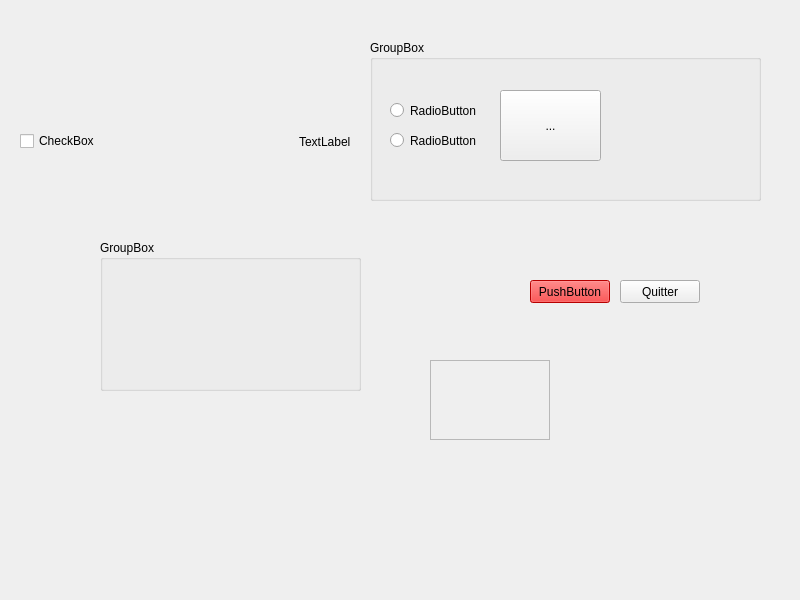
<?xml version="1.0" encoding="UTF-8"?>
<ui version="4.0">
 <class>MonWidget</class>
 <widget class="QWidget" name="MonWidget">
  <property name="geometry">
   <rect>
    <x>0</x>
    <y>0</y>
    <width>800</width>
    <height>600</height>
   </rect>
  </property>
  <property name="windowTitle">
   <string>MonWidget</string>
  </property>
  <widget class="QGroupBox" name="groupBox">
   <property name="geometry">
    <rect>
     <x>370</x>
     <y>40</y>
     <width>391</width>
     <height>161</height>
    </rect>
   </property>
   <property name="title">
    <string>GroupBox</string>
   </property>
   <widget class="QRadioButton" name="radioButton">
    <property name="geometry">
     <rect>
      <x>393</x>
      <y>38</y>
      <width>100</width>
      <height>21</height>
     </rect>
    </property>
    <property name="text">
     <string>RadioButton</string>
    </property>
   </widget>
   <widget class="QRadioButton" name="radioButton_2">
    <property name="geometry">
     <rect>
      <x>20</x>
      <y>90</y>
      <width>100</width>
      <height>21</height>
     </rect>
    </property>
    <property name="text">
     <string>RadioButton</string>
    </property>
   </widget>
   <widget class="QRadioButton" name="radioButton_3">
    <property name="geometry">
     <rect>
      <x>20</x>
      <y>60</y>
      <width>100</width>
      <height>21</height>
     </rect>
    </property>
    <property name="text">
     <string>RadioButton</string>
    </property>
   </widget>
   <widget class="QToolButton" name="toolButton">
    <property name="geometry">
     <rect>
      <x>130</x>
      <y>50</y>
      <width>101</width>
      <height>71</height>
     </rect>
    </property>
    <property name="text">
     <string>...</string>
    </property>
   </widget>
  </widget>
  <widget class="QGroupBox" name="groupBox_2">
   <property name="geometry">
    <rect>
     <x>100</x>
     <y>240</y>
     <width>261</width>
     <height>151</height>
    </rect>
   </property>
   <property name="title">
    <string>GroupBox</string>
   </property>
  </widget>
  <widget class="QPushButton" name="pushButton">
   <property name="geometry">
    <rect>
     <x>530</x>
     <y>280</y>
     <width>80</width>
     <height>23</height>
    </rect>
   </property>
   <property name="styleSheet">
    <string notr="true">background-color: red;</string>
   </property>
   <property name="text">
    <string>PushButton</string>
   </property>
  </widget>
  <widget class="QPushButton" name="AppuieLeVieux">
   <property name="geometry">
    <rect>
     <x>620</x>
     <y>280</y>
     <width>80</width>
     <height>23</height>
    </rect>
   </property>
   <property name="styleSheet">
    <string notr="true">background-color: qconicalgradient(cx:0.5, cy:0.5, angle:0, stop:0 rgba(35, 40, 3, 255), stop:0.16 rgba(136, 106, 22, 255), stop:0.225 rgba(166, 140, 41, 255), stop:0.285 rgba(204, 181, 74, 255), stop:0.345 rgba(235, 219, 102, 255), stop:0.415 rgba(245, 236, 112, 255), stop:0.52 rgba(209, 190, 76, 255), stop:0.57 rgba(187, 156, 51, 255), stop:0.635 rgba(168, 142, 42, 255), stop:0.695 rgba(202, 174, 68, 255), stop:0.75 rgba(218, 202, 86, 255), stop:0.815 rgba(208, 187, 73, 255), stop:0.88 rgba(187, 156, 51, 255), stop:0.935 rgba(137, 108, 26, 255), stop:1 rgba(35, 40, 3, 255));</string>
   </property>
   <property name="text">
    <string>Quitter</string>
   </property>
  </widget>
  <widget class="QScrollArea" name="scrollArea">
   <property name="geometry">
    <rect>
     <x>430</x>
     <y>360</y>
     <width>120</width>
     <height>80</height>
    </rect>
   </property>
   <property name="widgetResizable">
    <bool>true</bool>
   </property>
   <widget class="QWidget" name="scrollAreaWidgetContents">
    <property name="geometry">
     <rect>
      <x>0</x>
      <y>0</y>
      <width>118</width>
      <height>78</height>
     </rect>
    </property>
   </widget>
  </widget>
  <widget class="QWidget" name="">
   <property name="geometry">
    <rect>
     <x>20</x>
     <y>130</y>
     <width>331</width>
     <height>23</height>
    </rect>
   </property>
   <layout class="QHBoxLayout" name="horizontalLayout">
    <item>
     <widget class="QCheckBox" name="checkBox">
      <property name="text">
       <string>CheckBox</string>
      </property>
     </widget>
    </item>
    <item>
     <spacer name="horizontalSpacer">
      <property name="orientation">
       <enum>Qt::Horizontal</enum>
      </property>
      <property name="sizeHint" stdset="0">
       <size>
        <width>78</width>
        <height>20</height>
       </size>
      </property>
     </spacer>
    </item>
    <item>
     <widget class="QLabel" name="label">
      <property name="text">
       <string>TextLabel</string>
      </property>
     </widget>
    </item>
   </layout>
  </widget>
 </widget>
 <resources/>
 <connections>
  <connection>
   <sender>pushButton</sender>
   <signal>clicked()</signal>
   <receiver>MonWidget</receiver>
   <slot>close()</slot>
   <hints>
    <hint type="sourcelabel">
     <x>568</x>
     <y>296</y>
    </hint>
    <hint type="destinationlabel">
     <x>585</x>
     <y>355</y>
    </hint>
   </hints>
  </connection>
 </connections>
</ui>
